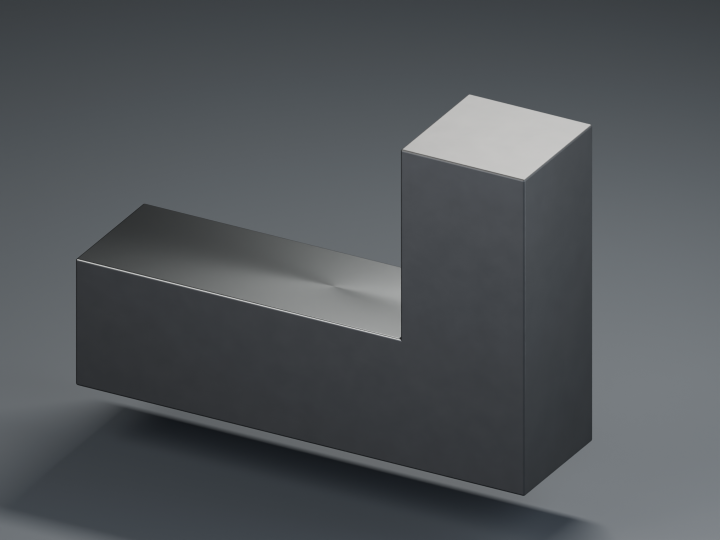
#> input picture art/witness-core/r1-b/r1-c2/previews/A-medium.png, 1440 x 1080 px (shown at 1/2 size); its folder holds 4 pictures in this run
$ python compose_overview.py
#> lines starting #> are read from the running program, lines starting #| are printed output that depends on the picture
"""Pure layout of actual renders and actual baked maps."""
from pathlib import Path
from PIL import Image,ImageDraw,ImageFont,ImageOps
ROOT=Path(__file__).resolve().parent
FONT="C:/Windows/Fonts/arial.ttf"
def main():
    tile=(600,450);gap=16;margin=24;label=48
    board=Image.new("RGB",(3*600+2*gap+2*margin,2*(450+label)+gap+2*margin),(25,28,31))
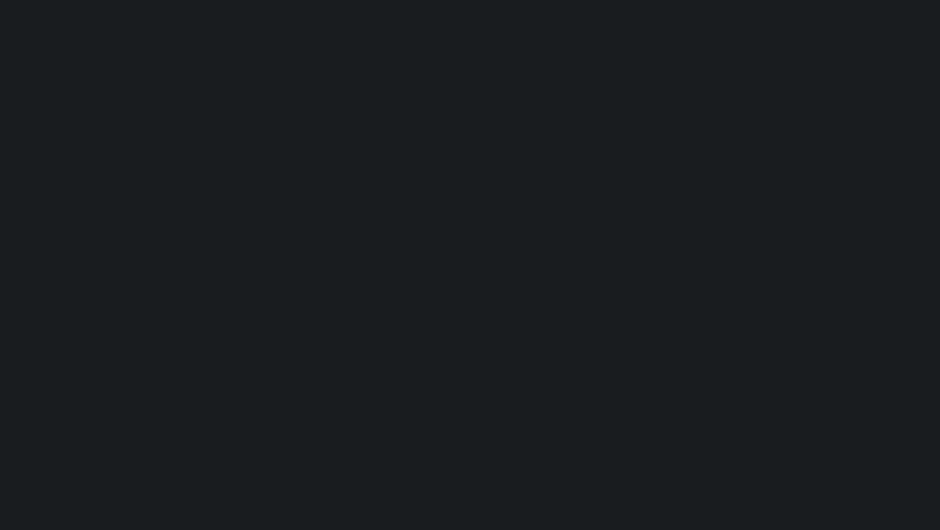
#> board: PIL image 1880x1060 RGB (shown at 1/2 size); mean R, G, B 25, 28, 31
    draw=ImageDraw.Draw(board);font=ImageFont.truetype(FONT,21)
    titles=["A / R1-C BASELINE","B / FINE FORGED","C / STYLIZED TOOLING"]
    for row,shot in enumerate(("medium","close")):
        for col,key in enumerate(("A","B","C")):
            x=margin+col*(600+gap);y=margin+row*(450+label+gap)
            draw.text((x+8,y+12),titles[col]+" / "+shot.upper(),font=font,fill=(231,232,235))
            with Image.open(ROOT/"previews"/(key+"-"+shot+".png")) as im:
#> im is the input picture: PIL image 1440x1080 RGB; mean R, G, B 79.7, 83.9, 87.4
                board.paste(ImageOps.contain(im.convert("RGB"),tile,Image.Resampling.LANCZOS),(x,y+label))
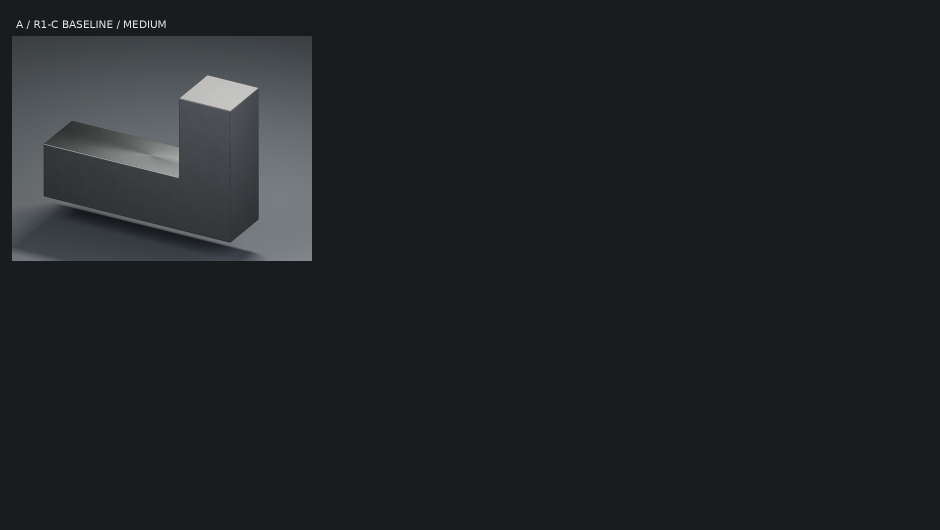
#> board: PIL image 1880x1060 RGB (shown at 1/2 size); mean R, G, B 32.6, 35.7, 38.8
    board.save(ROOT/"previews/overview.png",optimize=True)
    board=Image.new("RGB",(3*512+2*gap+2*margin,2*(512+label)+gap+2*margin),(25,28,31))
    draw=ImageDraw.Draw(board)
    for row,key in enumerate(("B","C")):
        for col,ch in enumerate(("basecolor","roughness","normal")):
            x=margin+col*(512+gap);y=margin+row*(512+label+gap)
            draw.text((x+8,y+12),key+" / "+ch.upper()+" / 2048",font=font,fill=(231,232,235))
            with Image.open(ROOT/"textures"/(key+"-"+ch+".png")) as im:
                board.paste(im.convert("RGB").resize((512,512),Image.Resampling.LANCZOS),(x,y+label))
    board.save(ROOT/"previews/texture-overview.png",optimize=True)
    print("Sample medium/close and actual texture contact sheets saved")
#> (the run stopped early here; a loop or call above may not have finished)
